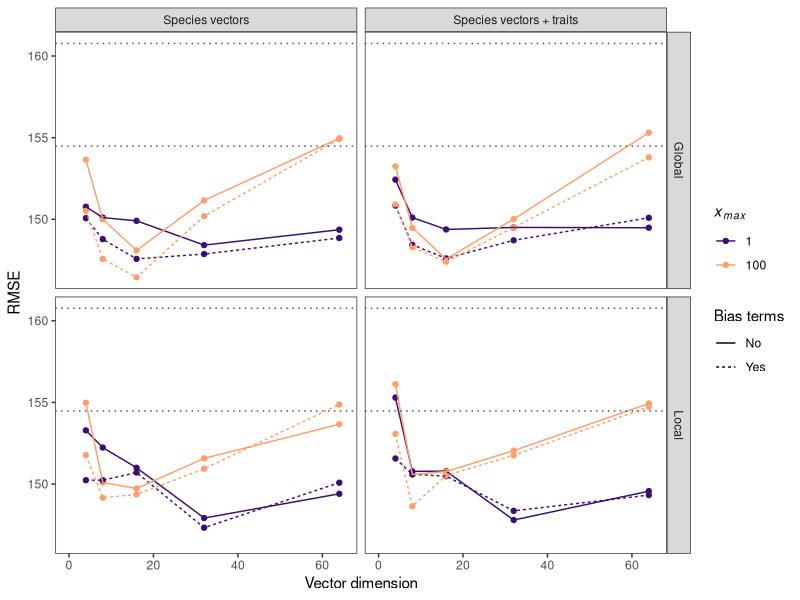
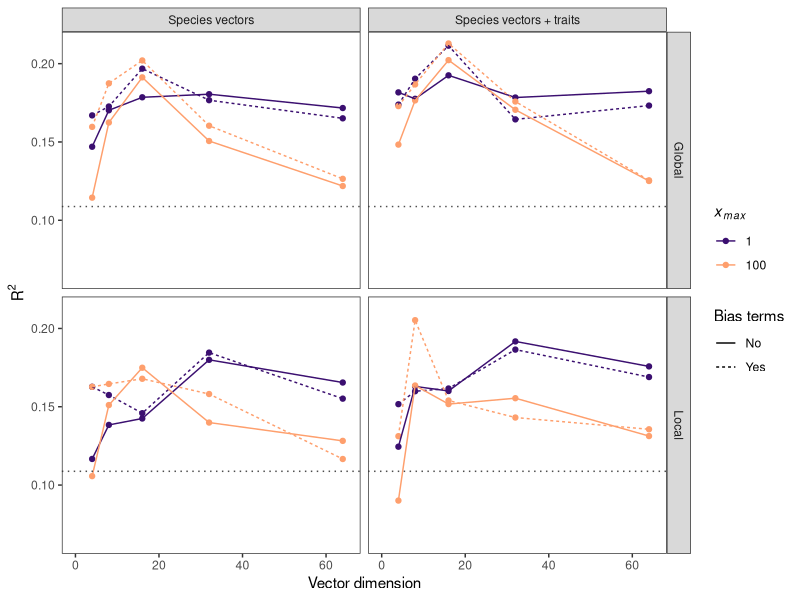
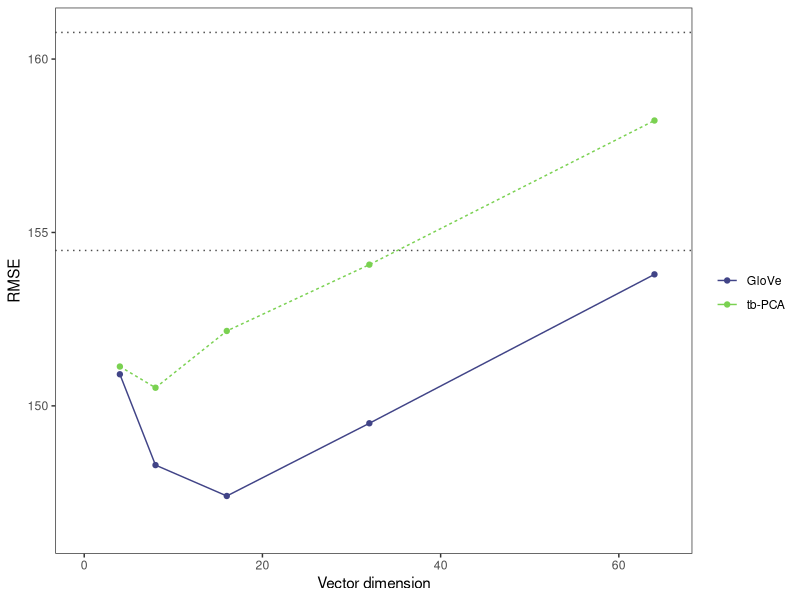
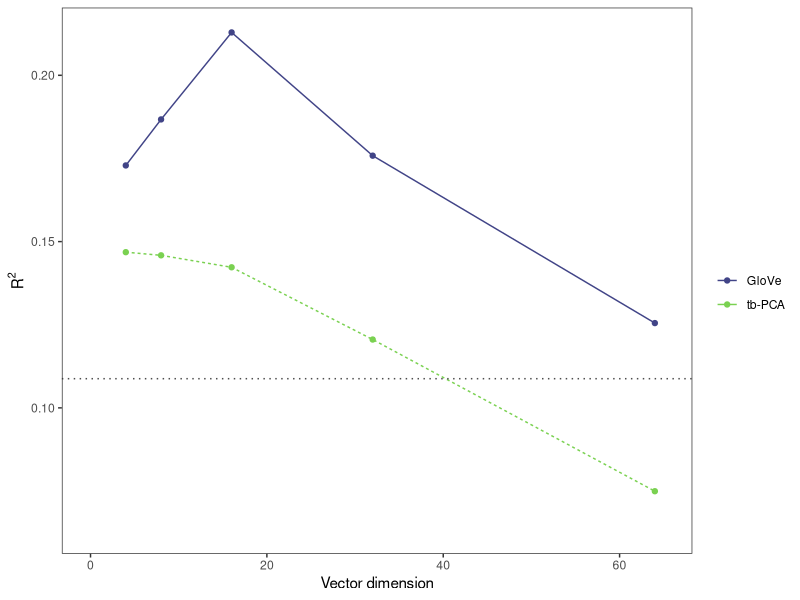
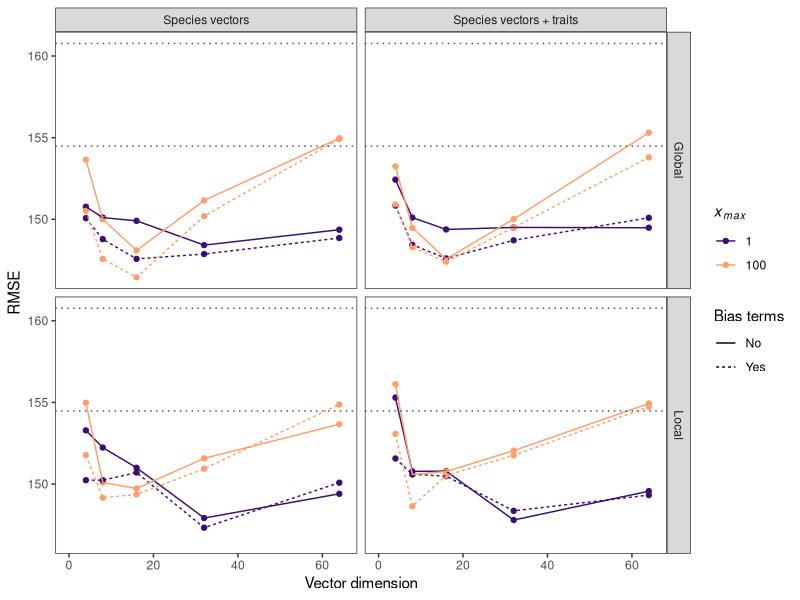
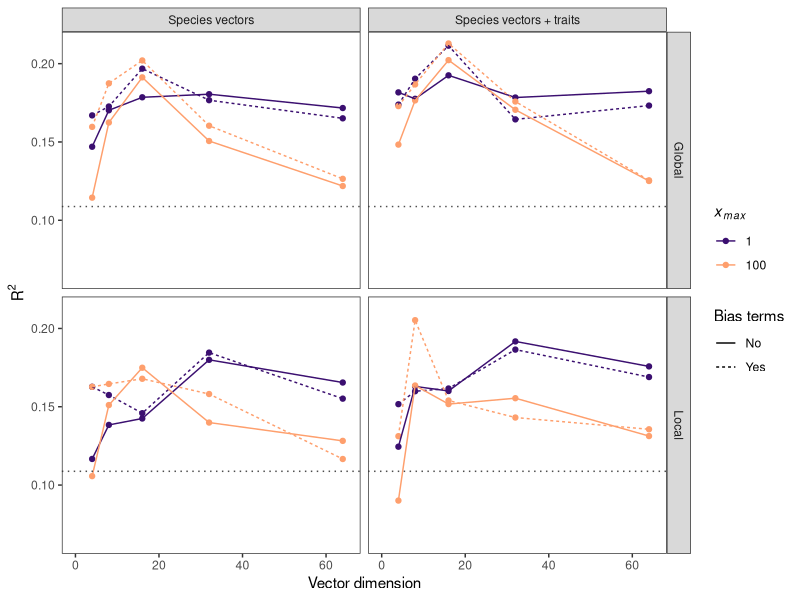
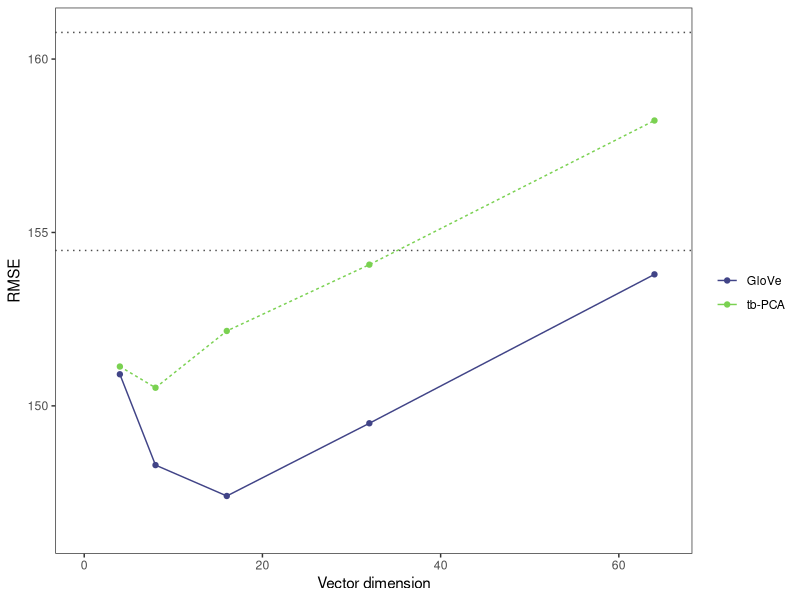
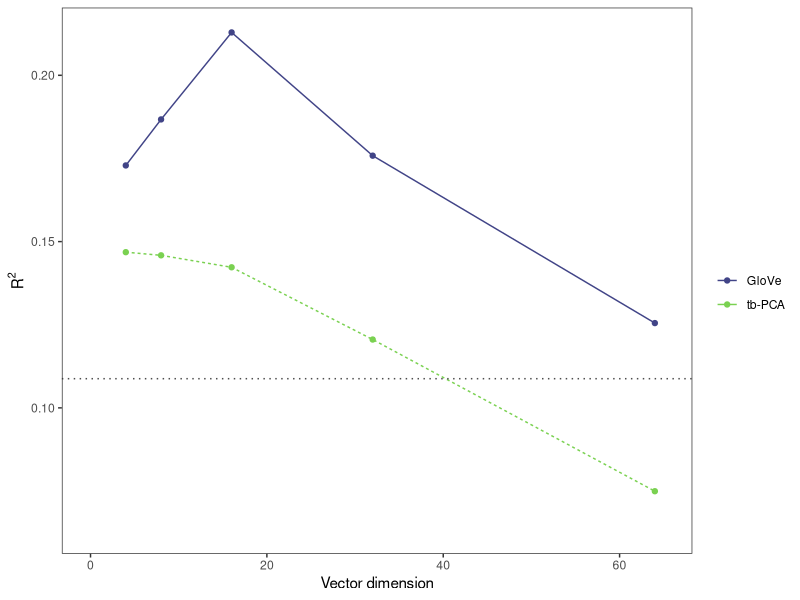

Here is the R script that generated these plots, in order:
library(tidyverse)




# GloVe results -------------------------------------------------------------------

# Read in model performance results
global <- read_csv("results/glove_global_test_results.csv") %>% mutate(data = "Global", bias = "No")           # global, no bias terms
globalb <- read_csv("results/glove_global_test_results_w_bias.csv") %>% mutate(data = "Global", bias = "Yes")  # global, with bias terms
local <- read_csv("results/glove_local_test_results.csv") %>% mutate(data = "Local", bias = "No")              # local, no bias terms
localb <- read_csv("results/glove_local_test_results_w_bias.csv") %>% mutate(data = "Local", bias = "Yes")     # local, with bias terms

# Combine results into a single dataframe
all <- bind_rows(list(global, globalb, local, localb)) %>%
  as_tibble()

# Get performance of trait-only and null models
trait_perf <- global %>% filter(model == "trait")
null_perf <- global %>% filter(model == "null")

# Get y-axis limits
rmse_lim <- range(all$rmse)
r2_lim <- range(all$r2, na.rm = T)


# Plot GloVe RMSE
all %>%
  filter(test %in% c("emb", "emb_trait")) %>%
  mutate(test = factor(test, labels = c("Species vectors + traits", "Species vectors")) %>% fct_relevel("Species vectors")) %>%
  ggplot(aes(x = dim, y = rmse, linetype = factor(bias))) +
  geom_point(aes(color = factor(xmax))) +
  geom_path(aes(color = factor(xmax))) +
  facet_grid(data~test) +
  geom_hline(yintercept = null_perf$rmse, linetype = "dotted", color = "gray30") +
  geom_hline(yintercept = trait_perf$rmse, linetype = "dotted", color = "gray30") +
  scale_x_continuous(limits = c(0, 65)) +
  scale_y_continuous(limits = rmse_lim) +
  labs(x = "Vector dimension", y = "RMSE", color = bquote(italic(x[max])), linetype = "Bias terms") +
  theme_bw() +
  theme(panel.grid = element_blank()) +
  viridis::scale_color_viridis(discrete = T, option = "magma", begin = 0.2, end = 0.8)

ggsave("results/figures/glove_rmse.svg", height = 4, width = 6, units = "in")


# Plot GloVe R2
all %>%
  filter(test %in% c("emb", "emb_trait")) %>%
  mutate(test = factor(test, labels = c("Species vectors + traits", "Species vectors")) %>% fct_relevel("Species vectors")) %>%
  ggplot(aes(x = dim, y = r2, linetype = factor(bias))) +
  geom_point(aes(color = factor(xmax))) +
  geom_path(aes(color = factor(xmax))) +
  facet_grid(data~test) +
  geom_hline(yintercept = trait_perf$r2, linetype = "dotted", color = "gray30") +
  scale_x_continuous(limits = c(0, 65)) +
  scale_y_continuous(limits = r2_lim) +
  labs(x = "Vector dimension", y = bquote(R^2), color = bquote(italic(x[max])), linetype = "Bias terms") +
  theme_bw() +
  theme(panel.grid = element_blank()) +
  viridis::scale_color_viridis(discrete = T, option = "magma", begin = 0.2, end = 0.8)


ggsave("results/figures/glove_r2.svg", height = 4, width = 6, units = "in")



# PCA results -------------------------------------------------------------

# Read in test results
p <- read_csv("results/pca_test_results.csv") %>%
  mutate(model = "tb-PCA")

# Select results from best GloVe model
g <- all %>%
  filter(test == "emb", data == "Global", bias == "Yes", xmax == 100) %>%
  mutate(model = "GloVe")

# Combine PCA and best GloVe results
pg <- bind_rows(p, g)


## Plot PCA RMSE ----
ggplot(pg, aes(x = dim, y = rmse)) +
  geom_point(aes(color = model)) +
  geom_path(aes(color = model, linetype = model)) +
  geom_hline(yintercept = null_perf$rmse, linetype = "dotted", color = "gray30") +
  geom_hline(yintercept = trait_perf$rmse, linetype = "dotted", color = "gray30") +
  scale_x_continuous(limits = c(0, 65)) +
  scale_y_continuous(limits = rmse_lim) +
  labs(x = "Vector dimension", y = "RMSE", color = "") +
  guides(linetype = "none") +
  theme_bw() +
  theme(panel.grid = element_blank()) +
  viridis::scale_color_viridis(discrete = T, begin = 0.2, end = 0.8)

ggsave("results/figures/pca_rmse.svg", height = 3, width = 4.5, units = "in")


## Plot PCA R2 ----
ggplot(pg, aes(x = dim, y = r2)) +
  geom_point(aes(color = model)) +
  geom_path(aes(color = model, linetype = model)) +
  geom_hline(yintercept = trait_perf$r2, linetype = "dotted", color = "gray30") +
  scale_x_continuous(limits = c(0, 65)) +
  scale_y_continuous(limits = r2_lim) +
  labs(x = "Vector dimension", y = bquote(R^2), color = "") +
  guides(linetype = "none") +
  theme_bw() +
  theme(panel.grid = element_blank()) +
  viridis::scale_color_viridis(discrete = T, begin = 0.2, end = 0.8)

ggsave("results/figures/pca_r2.svg", height = 3, width = 4.5, units = "in")



